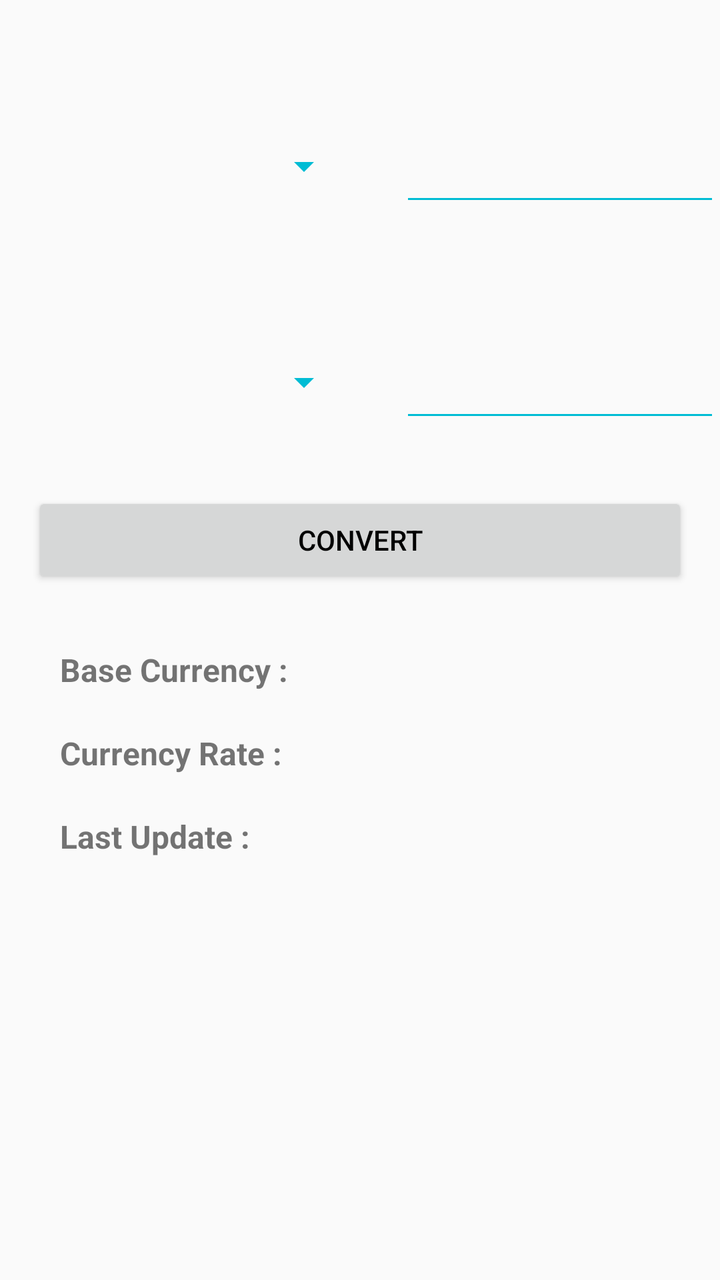
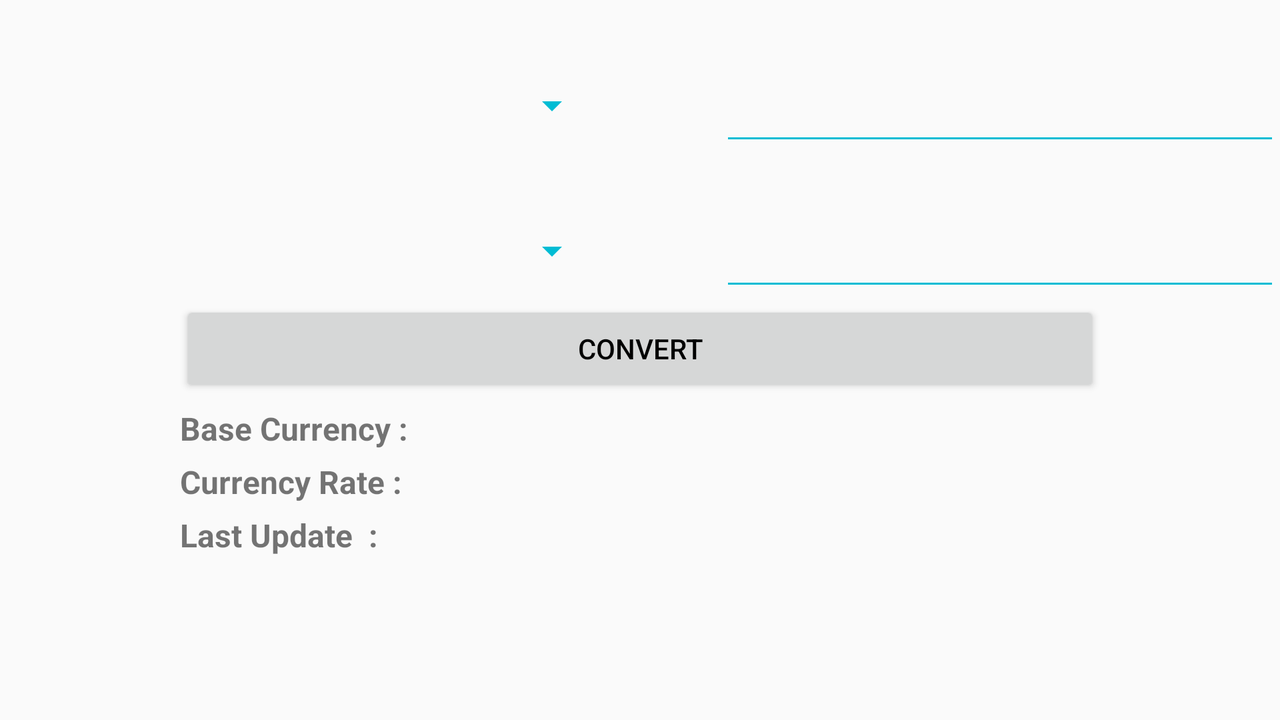

An Android layout and its configuration variant, each rendered on a device that would load it. The default file and the variant file are quoted in full after the pictures.
<!-- AndroidManifest.xml: application theme AppTheme -->
<!-- res/layout/activity_main.xml -->
<?xml version="1.0" encoding="utf-8"?>
<LinearLayout
    android:id="@+id/activity_main"
    android:layout_width="fill_parent"
    android:layout_height="fill_parent"
    android:orientation="vertical"
    xmlns:android="http://schemas.android.com/apk/res/android">

    <TextView

        android:layout_height="wrap_content"
        android:id="@+id/textCurrencyA"
        android:layout_width="wrap_content"
        android:textStyle="bold"
        android:layout_marginRight="10dp"
        android:layout_marginLeft="16dp"
        android:layout_marginTop="30dp"
        android:layout_marginBottom="1dp"
        android:textSize="20dp"
        android:text="">
    </TextView>

    <RelativeLayout
    android:id="@+id/layoutA"
    android:layout_width="fill_parent"
    android:layout_height="wrap_content"
        android:layout_below="@id/textCurrencyA"
    >
    <Spinner
        android:id="@+id/SpinnerCurrency1"
        android:layout_width="160dip"
        android:layout_height="50dip"
        android:layout_marginEnd="10dp"
        android:layout_marginLeft="16dp"
        android:layout_marginRight="10dp"
        android:layout_marginStart="16dp"

        android:layout_weight="1"
        android:layout_alignParentTop="true"
        android:layout_alignParentLeft="true"
        >
    </Spinner>
    <EditText
        android:id="@+id/EditTextCurrencyA"
        android:layout_width="160dip"
        android:layout_height="50dip"
        android:inputType="numberDecimal"
        android:text=""
        android:textSize="18sp"
        android:layout_weight="1"
        android:layout_alignParentTop="true"
        android:layout_alignParentRight="true"
        >
    </EditText>
</RelativeLayout>
    <TextView

        android:layout_height="wrap_content"
        android:id="@+id/textCurrencyB"
        android:layout_width="wrap_content"
        android:textStyle="bold"
        android:layout_marginRight="10dp"
        android:layout_marginLeft="16dp"
        android:layout_marginTop="30dp"
        android:textSize="20dp"
        android:layout_marginBottom="1dp"

        android:text="">
    </TextView>

<RelativeLayout
android:id="@+id/layoutB"
android:layout_width="fill_parent"
android:layout_height="wrap_content"
    >
<Spinner
    android:id="@+id/SpinnerCurrency2"
    android:layout_width="160dip"
    android:layout_height="50dip"
    android:layout_marginEnd="10dp"
    android:layout_marginLeft="16dp"
    android:layout_marginRight="10dp"
    android:layout_marginStart="16dp"

    android:layout_weight="1"
    android:layout_alignParentTop="true"
    android:layout_alignParentLeft="true"
    >
</Spinner>
<EditText
    android:id="@+id/EditTextCurrencyB"
    android:layout_width="160dip"
    android:layout_height="50dip"
    android:inputType="numberDecimal"
    android:text=""
    android:textSize="18sp"
    android:layout_weight="1"
    android:layout_alignParentTop="true"
    android:layout_alignParentRight="true"
    >
</EditText>

</RelativeLayout>

    <Button
        android:id="@+id/button1"

        android:layout_width="fill_parent"
        android:layout_height="wrap_content"
        android:layout_marginRight="16dp"
        android:layout_marginLeft="16dp"
        android:layout_marginTop="30dp"
        android:text="Convert" />
    <LinearLayout
        android:id="@+id/main_layout01"
        android:layout_height="wrap_content"
        android:layout_gravity="center"
        android:layout_marginRight="30dp"
        android:layout_marginLeft="30dp"
        android:layout_marginTop="30dp"
        android:layout_width="match_parent">
        <TextView
            android:layout_height="wrap_content"
            android:id="@+id/TextwBaseCurrency"
            android:layout_width="wrap_content"
            android:textStyle="bold"
            android:textSize="16sp"

            android:text="@string/szBaseCurrency">
        </TextView>
        <TextView
            android:layout_height="wrap_content"
            android:id="@+id/TextView01"
            android:layout_width="wrap_content"
            android:textStyle="bold"
            android:textSize="16sp"
            android:layout_marginLeft="10dip"
            android:textColor="#0097A7"

            android:text="">
        </TextView>
    </LinearLayout>
    <LinearLayout
        android:id="@+id/main_layout02"
        android:layout_width="fill_parent"
        android:layout_height="wrap_content"
        android:layout_gravity="center"
        android:layout_marginRight="30dp"
        android:layout_marginLeft="30dp"
        android:layout_marginTop="20dp"
        >
        <TextView
            android:layout_height="wrap_content"
            android:id="@+id/TextViewRate"
            android:layout_width="wrap_content"
            android:textStyle="bold"
            android:textSize="16sp"
            android:text="@string/szlatestCurrencyRate">
        </TextView>
        <TextView
            android:layout_height="wrap_content"
            android:id="@+id/TextView02"
            android:layout_width="wrap_content"
            android:textStyle="bold"
            android:textSize="16sp"
            android:layout_marginLeft="10dip"

            android:textColor="#0097A7"
            android:text="">
        </TextView>
    </LinearLayout>
    <LinearLayout
        android:id="@+id/main_layout03"
        android:layout_width="fill_parent"
        android:layout_height="wrap_content"
        android:layout_marginRight="30dp"
        android:layout_marginLeft="30dp"
        android:layout_marginTop="20dp"
        >
        <TextView
            android:layout_height="wrap_content"
            android:id="@+id/TextViewDate"
            android:layout_width="wrap_content"
            android:textStyle="bold"
            android:textSize="16sp"
            android:text="@string/szLastUpdate">
        </TextView>
        <TextView
            android:layout_height="wrap_content"
            android:id="@+id/TextView03"
            android:layout_width="wrap_content"
            android:textStyle="bold"
            android:textSize="16sp"
            android:layout_marginLeft="25dip"
            android:textColor="#0097A7"
            android:text="">
        </TextView>
    </LinearLayout>


</LinearLayout>
<!-- resources referenced by this layout -->
<resources>
  <string name="szBaseCurrency">Base Currency :</string>
  <string name="szLastUpdate">Last Update :</string>
  <string name="szlatestCurrencyRate">Currency Rate :</string>
  <style name="AppTheme" parent="Theme.AppCompat.Light.DarkActionBar">
          
          <item name="colorPrimary">#00BCD4</item>
          <item name="colorPrimaryDark">#0097A7</item>
          <item name="colorAccent">#0097A7</item>
          <item name="android:textColorSecondary">#00BCD4</item>
  
          <item name="android:textColorPrimary">#000000</item>
  
      </style>
</resources>
<!-- res/layout-land/activity_main.xml (the author's variant of the layout above) -->
<!-- drawn on the phone turned sideways -->
<?xml version="1.0" encoding="utf-8"?>
<LinearLayout
    android:id="@+id/main_layout"
    android:layout_width="fill_parent"
    android:layout_height="fill_parent"
    android:orientation="vertical"
    xmlns:android="http://schemas.android.com/apk/res/android"
    >
    <TextView

        android:layout_height="wrap_content"
        android:id="@+id/textCurrencyA"
        android:layout_width="wrap_content"
        android:textStyle="bold"
        android:textSize="17sp"
        android:layout_marginTop="5dp"
        android:layout_marginLeft="20dp"



        android:text="">
    </TextView>

    <RelativeLayout
        android:id="@+id/layoutA"
        android:layout_width="fill_parent"
        android:layout_height="wrap_content"
        android:layout_marginLeft="20dp"
        >
        <Spinner
            android:id="@+id/SpinnerCurrency1"
            android:layout_height="50dip"
            android:layout_width="280dip"
            android:layout_weight="1"
            android:layout_alignParentTop="true"
            android:layout_alignParentLeft="true">
        </Spinner>
        <EditText
            android:id="@+id/EditTextCurrencyA"
            android:layout_height="50dip"
            android:layout_width="280dip"
            android:inputType="numberDecimal"
            android:text=""
            android:textSize="18sp"
            android:layout_weight="1"
            android:layout_alignParentTop="true"
            android:layout_alignParentRight="true">
        </EditText>
    </RelativeLayout>
    <TextView

        android:layout_height="wrap_content"
        android:id="@+id/textCurrencyB"
        android:layout_width="wrap_content"
        android:textStyle="bold"
        android:layout_marginLeft="20dp"
        android:textSize="17sp"
        android:text="">
    </TextView>

    <RelativeLayout
        android:id="@+id/layoutB"
        android:layout_width="fill_parent"
        android:layout_height="wrap_content"
        android:layout_marginLeft="20dp"
        >
        <Spinner
            android:id="@+id/SpinnerCurrency2"
            android:layout_width="280dip"
            android:layout_height="50dip"
            android:layout_weight="1"
            android:layout_alignParentTop="true"
            android:layout_alignParentLeft="true"
            >
        </Spinner>
        <EditText
            android:id="@+id/EditTextCurrencyB"
            android:layout_width="280dip"
            android:layout_height="50dip"
            android:inputType="numberDecimal"
            android:text=""
            android:textSize="18sp"
            android:layout_weight="1"
            android:layout_alignParentTop="true"
            android:layout_alignParentRight="true"
            >
        </EditText>
    </RelativeLayout>
    <Button
        android:id="@+id/button1"

        android:layout_width="fill_parent"
        android:layout_height="wrap_content"
        android:layout_marginRight="90dp"
        android:layout_marginLeft="90dp"

        android:text="Convert" />
    <LinearLayout
        android:id="@+id/main_layout01"
        android:layout_height="wrap_content"
        android:layout_gravity="center"
        android:layout_marginRight="90dp"
        android:layout_marginLeft="90dp"
        android:layout_marginTop="5dp"
        android:layout_width="match_parent">
        <TextView
            android:layout_height="wrap_content"
            android:id="@+id/TextwBaseCurrency"
            android:layout_width="wrap_content"
            android:textStyle="bold"
            android:textSize="16sp"

            android:text="@string/szBaseCurrency">
        </TextView>
        <TextView
            android:layout_height="wrap_content"
            android:id="@+id/TextView01"
            android:layout_width="wrap_content"
            android:textStyle="bold"
            android:textSize="16sp"
            android:layout_marginLeft="10dip"
            android:textColor="#0097A7"

            android:text="">
        </TextView>
    </LinearLayout>
    <LinearLayout
        android:id="@+id/main_layout02"
        android:layout_width="fill_parent"
        android:layout_height="wrap_content"
        android:layout_gravity="center"
        android:layout_marginRight="90dp"
        android:layout_marginLeft="90dp"
        android:layout_marginTop="5dp"
        >
        <TextView
            android:layout_height="wrap_content"
            android:id="@+id/TextViewRate"
            android:layout_width="wrap_content"
            android:textStyle="bold"
            android:textSize="16sp"
            android:text="@string/szlatestCurrencyRate">
        </TextView>
        <TextView
            android:layout_height="wrap_content"
            android:id="@+id/TextView02"
            android:layout_width="wrap_content"
            android:textStyle="bold"
            android:textSize="16sp"
            android:layout_marginLeft="10dip"

            android:textColor="#0097A7"
            android:text="">
        </TextView>
    </LinearLayout>
    <LinearLayout
        android:id="@+id/main_layout03"
        android:layout_width="fill_parent"
        android:layout_height="wrap_content"
        android:layout_marginRight="90dp"
        android:layout_marginLeft="90dp"
        android:layout_marginTop="5dp"
        >
        <TextView
            android:layout_height="wrap_content"
            android:id="@+id/TextViewDate"
            android:layout_width="wrap_content"
            android:textStyle="bold"
            android:textSize="16sp"
            android:text="Last Update  :">
        </TextView>
        <TextView
            android:layout_height="wrap_content"
            android:id="@+id/TextView03"
            android:layout_width="wrap_content"
            android:textStyle="bold"
            android:textSize="16sp"
            android:layout_marginLeft="25dip"
            android:textColor="#0097A7"
            android:text="">
        </TextView>
    </LinearLayout>
</LinearLayout>
<!-- resources referenced by the variant -->
<!-- as the phone turned sideways resolves them -->
<resources>
  <string name="szBaseCurrency">Base Currency :</string>
  <string name="szlatestCurrencyRate">Currency Rate :</string>
  <style name="AppTheme" parent="Theme.AppCompat.Light.DarkActionBar">
          
          <item name="colorPrimary">#00BCD4</item>
          <item name="colorPrimaryDark">#0097A7</item>
          <item name="colorAccent">#0097A7</item>
          <item name="android:textColorSecondary">#00BCD4</item>
  
          <item name="android:textColorPrimary">#000000</item>
  
      </style>
</resources>
